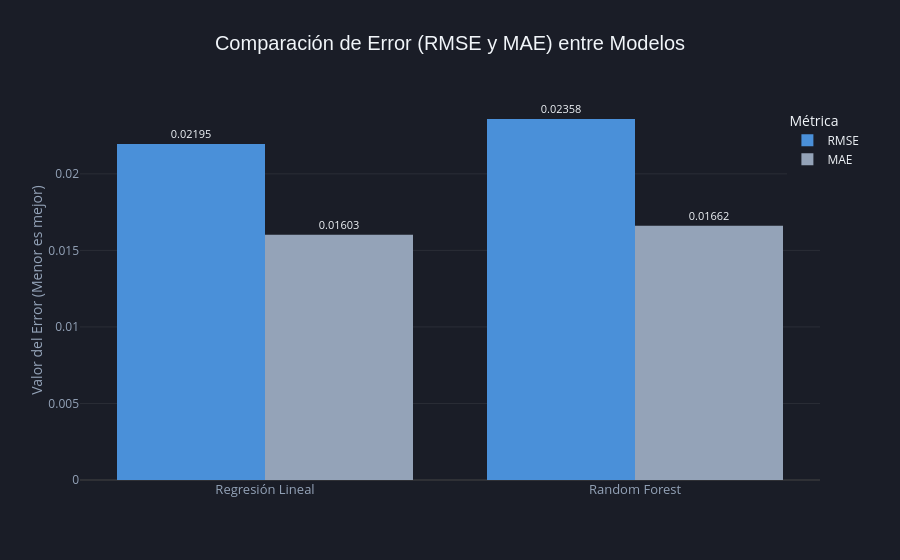

The notebook cell this image was saved under:
### Markdown cell above
## 9. Visualización de Resultados

### Code cell
# ── Gráfico 1: Comparación de Error (RMSE y MAE) entre Modelos ────────────────

# Prepara los datos para este gráfico
df_metricas_plot = pd.DataFrame([metricas_lr, metricas_rf])

# 1. Creamos el gráfico con Plotly Express
fig_errores = px.bar(
    df_metricas_plot,
    x='Modelo',
    y=['RMSE', 'MAE'],
    barmode='group',
    title='Comparación de Error (RMSE y MAE) entre Modelos',
    labels={'value': 'Valor del Error', 'variable': 'Métrica', 'Modelo': ''},
    color_discrete_sequence=['#4A90D9', '#94A3B8'], # Colores del dashboard (Azul y Gris)
    text_auto='.5f' 
)

# 2. DISEÑO UNIFICADO: Aplicamos el fondo oscuro y letras claras del Dashboard
fig_errores.update_layout(
    template=None,
    paper_bgcolor='#1A1D27', # Fondo de tarjeta oscuro
    plot_bgcolor='#1A1D27',  # Fondo de gráfico oscuro
    
    title_font_size=20,
    title_font_family='Arial',
    font_color='#F1F5F9',    # Letras principales en blanco/gris claro
    
    legend_title_text='Métrica',
    legend_yanchor='top',
    legend_y=0.98,
    legend_xanchor='right',
    legend_x=1.06,
    hovermode='x unified' 
)

# 3. Forzamos los ejes y las líneas de guía para que sean tenues y claros
fig_errores.update_xaxes(
    tickfont=dict(size=13, color='#94A3B8'), # Números del eje X claros
    title_font=dict(color='#94A3B8')
)
fig_errores.update_yaxes(
    showgrid=True, 
    gridcolor='rgba(255,255,255,0.07)',      # Grilla interna hiper tenue para fondo oscuro
    tickfont=dict(color='#94A3B8'),          # Números del eje Y claros
    title_text='Valor del Error (Menor es mejor)',
    title_font=dict(color='#94A3B8')
)

fig_errores.update_traces(textposition='outside', textfont_size=11)

# Mostramos el gráfico interactivo ya con el look oscuro
fig_errores.show()

### Figure 1 — Plotly figure (JSON) as saved in the notebook; plotly's stock layout.template omitted (floating-point values rounded to 4 significant figures)
{"data": [{"alignmentgroup": "True", "hovertemplate": "Métrica=RMSE<br>=%{x}<br>Valor del Error=%{y}<extra></extra>", "legendgroup": "RMSE", "marker": {"color": "#4A90D9", "pattern": {"shape": ""}}, "name": "RMSE", "offsetgroup": "RMSE", "orientation": "v", "showlegend": true, "textfont": {"size": 11}, "textposition": "outside", "texttemplate": "%{y:.5f}", "type": "bar", "x": ["Regresión Lineal", "Random Forest"], "xaxis": "x", "y": [0.02195, 0.02358], "yaxis": "y"}, {"alignmentgroup": "True", "hovertemplate": "Métrica=MAE<br>=%{x}<br>Valor del Error=%{y}<extra></extra>", "legendgroup": "MAE", "marker": {"color": "#94A3B8", "pattern": {"shape": ""}}, "name": "MAE", "offsetgroup": "MAE", "orientation": "v", "showlegend": true, "textfont": {"size": 11}, "textposition": "outside", "texttemplate": "%{y:.5f}", "type": "bar", "x": ["Regresión Lineal", "Random Forest"], "xaxis": "x", "y": [0.01603, 0.01662], "yaxis": "y"}], "layout": {"barmode": "group", "font": {"color": "#F1F5F9"}, "hovermode": "x unified", "legend": {"title": {"text": "Métrica"}, "tracegroupgap": 0, "x": 1.06, "xanchor": "right", "y": 0.98, "yanchor": "top"}, "paper_bgcolor": "#1A1D27", "plot_bgcolor": "#1A1D27", "title": {"font": {"family": "Arial", "size": 20}, "text": "Comparación de Error (RMSE y MAE) entre Modelos"}, "xaxis": {"anchor": "y", "domain": [0, 1], "tickfont": {"color": "#94A3B8", "size": 13}, "title": {"font": {"color": "#94A3B8"}, "text": ""}}, "yaxis": {"anchor": "x", "domain": [0, 1], "gridcolor": "rgba(255,255,255,0.07)", "showgrid": true, "tickfont": {"color": "#94A3B8"}, "title": {"font": {"color": "#94A3B8"}, "text": "Valor del Error (Menor es mejor)"}}}}
